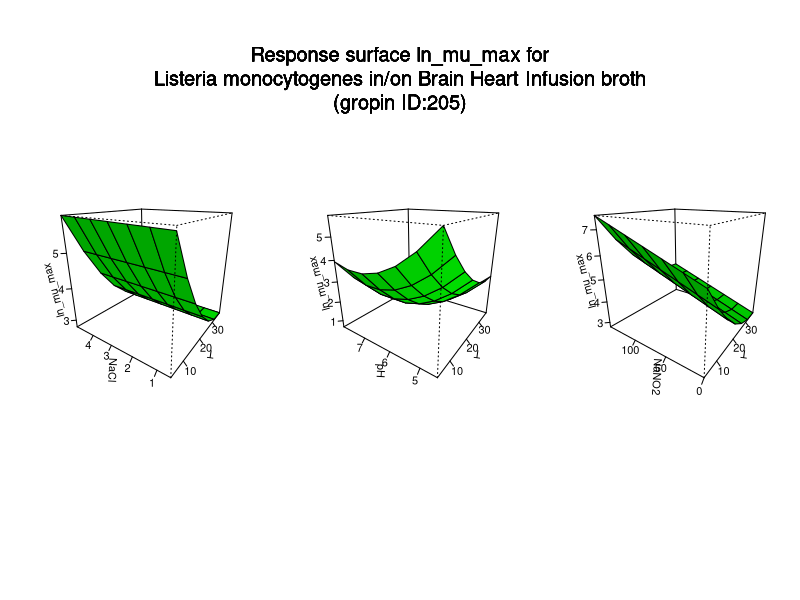

R code for this plot:
#############################
# start of Parameter script
#############################
T <- seq(4.004,36.963036963037,length.out=7)
NaCl <- seq(0.5005,4.995004995005,length.out=7)
pH <- seq(4.5045,7.99200799200799,length.out=7)
NaNO2 <- seq(0,149.85014985015,length.out=7)
#############################
# end of Parameter script
#############################
############################# 
# start of Model script Gropin ID 205 
#############################
 
# constant coefficients for this model
 
variables <- data.frame(T,NaCl,pH,NaNO2)
argumentsPar <- unique.data.frame(expand.grid(variables))
 
# heart of the model
response_surface <- function(T,NaCl,pH,NaNO2) {
   mumax <-20.1394-0.2256*T+0.0186*NaCl-4.3533*pH+0.0272*NaNO2-0.00359*pH*NaNO2+0.00322*(T^2)+0.3043*(pH^2)

	return(mumax=mumax)
} 

# output parameters
responseSurface <- cbind(argumentsPar,response_surface(argumentsPar['T'],argumentsPar['NaCl'],argumentsPar['pH'],argumentsPar['NaNO2']))
colnames(responseSurface) <- c(colnames(argumentsPar),'lnmumax')
#############################
# End of Model script
#############################
############################# 
# start of Visualisation script Gropin ID 205 
#############################
titleText <-'Response surface ln_mu_max for
Listeria monocytogenes in/on Brain Heart Infusion broth
(gropin ID:205)'
argPar1 <- unique.data.frame(expand.grid(T,NaCl))
argPar2 <- unique.data.frame(expand.grid(T,pH))
argPar3 <- unique.data.frame(expand.grid(T,NaNO2))
z1 <- matrix(unlist(response_surface(T = argPar1[1],NaCl = argPar1[2],pH = pH[1],NaNO2 = NaNO2[1])),nrow=7)
z2 <- matrix(unlist(response_surface(T = argPar2[1],pH = argPar2[2],NaCl = NaCl[1],NaNO2 = NaNO2[1])),nrow=7)
z3 <- matrix(unlist(response_surface(T = argPar3[1],NaNO2 = argPar3[2],NaCl = NaCl[1],pH = pH[1])),nrow=7)
# adding precaution if response surface is zero
myZLim1 <- range(z1)
if(myZLim1[1] == myZLim1[2]) myZLim1[2] <- myZLim1[2]+1
myZLim2 <- range(z2)
if(myZLim2[1] == myZLim2[2]) myZLim2[2] <- myZLim2[2]+1
myZLim3 <- range(z3)
if(myZLim3[1] == myZLim3[2]) myZLim3[2] <- myZLim3[2]+1
if(length(T)>1 & length(NaCl)>1 & length(pH)>1 & length(NaNO2)>1) {
	par(mfrow = c(1,3))
	persp(T,NaCl,z1,col = 'green',xlab='T',ylab='NaCl',zlab='ln_mu_max',zlim=myZLim1,theta=305,phi=20,shade=0.25,ticktype = 'detailed')
	persp(T,pH,z2,col = 'green',xlab='T',ylab='pH',zlab='ln_mu_max',zlim=myZLim2,theta=305,phi=20,shade=0.25,ticktype = 'detailed')
	persp(T,NaNO2,z3,col = 'green',xlab='T',ylab='NaNO2',zlab='ln_mu_max',zlim=myZLim3,theta=305,phi=20,shade=0.25,ticktype = 'detailed')
	mtext(titleText,outer=T,  cex=1.2, line=-8.5, side=3)
} else {
		myPars <- unique.data.frame(expand.grid(T,NaCl,pH,NaNO2))
		myZ <-matrix(unlist(response_surface(myPars[,1],myPars[,2],myPars[,3],myPars[,4])),nrow=7)
		myZLim <- range(myZ)
if(myZLim[1] == myZLim[2]) myZLim[2] <- myZLim[2]+1
	if(length(pH)==1 & length(NaNO2)==1) {
		persp(T,NaCl,myZ,col = 'green',xlab='T',ylab='NaCl',zlab='ln_mu_max',main=titleText,sub=paste('other variable: pH =',round(pH,digits = 2), 'NaNO2 =',round(NaNO2,digits = 2)),zlim=myZLim,theta=305,phi=20,shade=0.25,ticktype = 'detailed')
	}
	if(length(NaCl)==1 & length(NaNO2)==1) {
		persp(T,pH,myZ,col = 'green',xlab='T',ylab='pH',zlab='ln_mu_max',main=titleText,sub=paste('other variable: NaCl =',round(NaCl,digits = 2), 'NaNO2 =',round(NaNO2,digits = 2)),zlim=myZLim,theta=305,phi=20,shade=0.25,ticktype = 'detailed')
	}
	if(length(NaCl)==1 & length(pH)==1) {
		persp(T,NaNO2,myZ,col = 'green',xlab='T',ylab='NaNO2',zlab='ln_mu_max',main=titleText,sub=paste('other variable: NaCl =',round(NaCl,digits = 2), 'pH =',round(pH,digits = 2)),zlim=myZLim,theta=305,phi=20,shade=0.25,ticktype = 'detailed')
	}
	if(length(T)==1 & length(NaNO2)==1) {
		persp(NaCl,pH,myZ,col = 'green',xlab='NaCl',ylab='pH',zlab='ln_mu_max',main=titleText,sub=paste('other variable: T =',round(T,digits = 2), 'NaNO2 =',round(NaNO2,digits = 2)),zlim=myZLim,theta=305,phi=20,shade=0.25,ticktype = 'detailed')
	}
	if(length(T)==1 & length(pH)==1) {
		persp(NaCl,NaNO2,myZ,col = 'green',xlab='NaCl',ylab='NaNO2',zlab='ln_mu_max',main=titleText,sub=paste('other variable: T =',round(T,digits = 2), 'pH =',round(pH,digits = 2)),zlim=myZLim,theta=305,phi=20,shade=0.25,ticktype = 'detailed')
	}
	if(length(T)==1 & length(NaCl)==1) {
		persp(pH,NaNO2,myZ,col = 'green',xlab='pH',ylab='NaNO2',zlab='ln_mu_max',main=titleText,sub=paste('other variable: T =',round(T,digits = 2), 'NaCl =',round(NaCl,digits = 2)),zlim=myZLim,theta=305,phi=20,shade=0.25,ticktype = 'detailed')
	}
}
#############################
# End of Visualisation script
#############################
